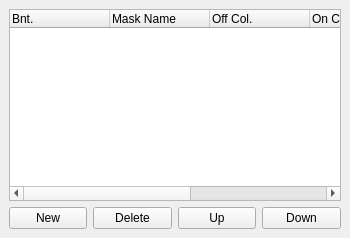
  <widget class="QDockWidget" name="DockMasksSettings">
   <property name="enabled">
    <bool>true</bool>
   </property>
   <property name="sizePolicy">
    <sizepolicy hsizetype="Preferred" vsizetype="Preferred">
     <horstretch>0</horstretch>
     <verstretch>0</verstretch>
    </sizepolicy>
   </property>
   <property name="minimumSize">
    <size>
     <width>350</width>
     <height>128</height>
    </size>
   </property>
   <property name="maximumSize">
    <size>
     <width>350</width>
     <height>524287</height>
    </size>
   </property>
   <property name="floating">
    <bool>true</bool>
   </property>
   <property name="features">
    <set>QDockWidget::DockWidgetFeature::DockWidgetFloatable|QDockWidget::DockWidgetFeature::DockWidgetMovable</set>
   </property>
   <property name="allowedAreas">
    <set>Qt::DockWidgetArea::RightDockWidgetArea</set>
   </property>
   <property name="windowTitle">
    <string>Masks (F4)</string>
   </property>
   <attribute name="dockWidgetArea">
    <number>2</number>
   </attribute>
   <widget class="QWidget" name="dockWidgetContents_5">
    <property name="sizePolicy">
     <sizepolicy hsizetype="Fixed" vsizetype="MinimumExpanding">
      <horstretch>0</horstretch>
      <verstretch>0</verstretch>
     </sizepolicy>
    </property>
    <property name="minimumSize">
     <size>
      <width>350</width>
      <height>100</height>
     </size>
    </property>
    <property name="maximumSize">
     <size>
      <width>350</width>
      <height>16777215</height>
     </size>
    </property>
    <layout class="QVBoxLayout">
     <item>
      <widget class="QTreeWidget" name="MasksTreeWidget">
       <property name="editTriggers">
        <set>QAbstractItemView::EditTrigger::NoEditTriggers</set>
       </property>
       <property name="alternatingRowColors">
        <bool>false</bool>
       </property>
       <property name="selectionMode">
        <enum>QAbstractItemView::SelectionMode::ExtendedSelection</enum>
       </property>
       <property name="selectionBehavior">
        <enum>QAbstractItemView::SelectionBehavior::SelectRows</enum>
       </property>
       <property name="textElideMode">
        <enum>Qt::TextElideMode::ElideMiddle</enum>
       </property>
       <property name="rootIsDecorated">
        <bool>false</bool>
       </property>
       <property name="uniformRowHeights">
        <bool>true</bool>
       </property>
       <property name="columnCount">
        <number>6</number>
       </property>
       <attribute name="headerMinimumSectionSize">
        <number>28</number>
       </attribute>
       <column>
        <property name="text">
         <string>Bnt.</string>
        </property>
       </column>
       <column>
        <property name="text">
         <string>Mask Name</string>
        </property>
       </column>
       <column>
        <property name="text">
         <string>Off Col.</string>
        </property>
       </column>
       <column>
        <property name="text">
         <string>On Col.</string>
        </property>
       </column>
       <column>
        <property name="text">
         <string>Show</string>
        </property>
       </column>
       <column>
        <property name="text">
         <string>Lock</string>
        </property>
       </column>
      </widget>
     </item>
     <item>
      <layout class="QHBoxLayout">
       <item>
        <widget class="QPushButton" name="MaskAdd">
         <property name="minimumSize">
          <size>
           <width>50</width>
           <height>16</height>
          </size>
         </property>
         <property name="text">
          <string>New</string>
         </property>
        </widget>
       </item>
       <item>
        <widget class="QPushButton" name="MaskDelete">
         <property name="minimumSize">
          <size>
           <width>50</width>
           <height>16</height>
          </size>
         </property>
         <property name="text">
          <string>Delete</string>
         </property>
        </widget>
       </item>
       <item>
        <widget class="QPushButton" name="MaskMoveUp">
         <property name="minimumSize">
          <size>
           <width>50</width>
           <height>16</height>
          </size>
         </property>
         <property name="text">
          <string>Up</string>
         </property>
        </widget>
       </item>
       <item>
        <widget class="QPushButton" name="MaskMoveDown">
         <property name="minimumSize">
          <size>
           <width>50</width>
           <height>16</height>
          </size>
         </property>
         <property name="text">
          <string>Down</string>
         </property>
        </widget>
       </item>
      </layout>
     </item>
    </layout>
   </widget>
  </widget>
